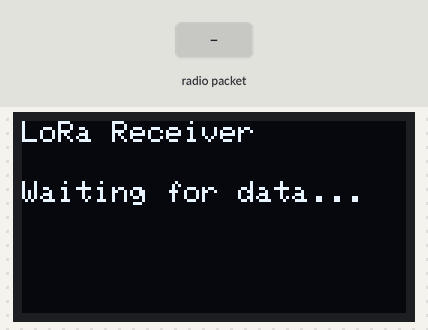
Recording of a sketch running on a simulated Arduino Uno, built with avr-gcc and run on an emulated ATmega328P. Parts: 128×64 one-colour display. The inputs (shaded band) are chosen by the test bench. No radio packets arrive unless stated; what the sketch prints to the serial monitor is not drawn.

Above: at 1.3 s.
1.4 s: radio packet "1" arrives
At 2.6 s:
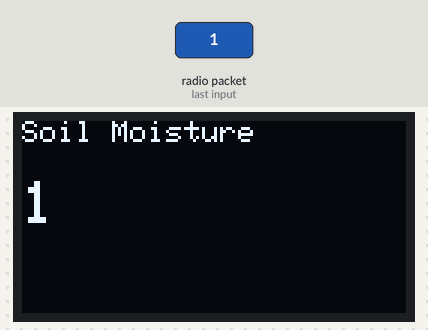
2.9 s: radio packet "0" arrives
At 3.8 s:
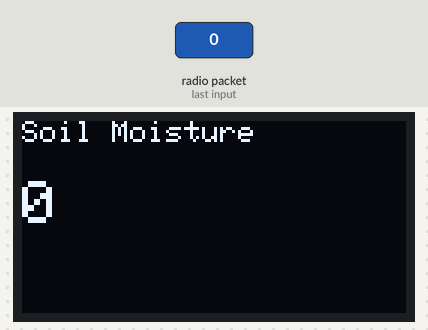
4.4 s: radio packet "2" arrives
At 4.9 s:
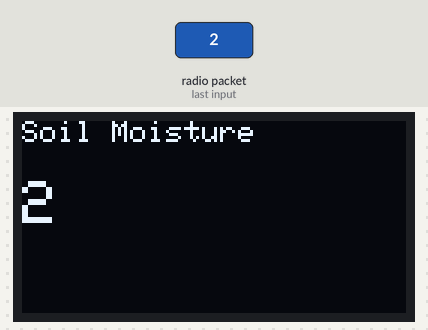
Timing chart, 0 to 7.4 s (numbered marks = the images above; inputs shaded):
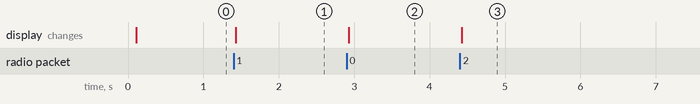

The sketch:

esp8266_lora_receiver_one_soil_moisture.ino
```cpp
#include <SPI.h>
#include <LoRa.h>
#include <Wire.h>
#include <Adafruit_GFX.h>
#include <Adafruit_SSD1306.h>

#define SCREEN_WIDTH 128
#define SCREEN_HEIGHT 64
Adafruit_SSD1306 display(SCREEN_WIDTH, SCREEN_HEIGHT, &Wire, -1);

// LoRa pins
#define NSS 15     // D8
#define RST 16     // D0
#define DIO0 0    // D6 (changed to avoid I2C conflict)

void setup() {
  Serial.begin(115200);

  // Initialize OLED
  if (!display.begin(SSD1306_SWITCHCAPVCC, 0x3C)) {
    Serial.println("SSD1306 allocation failed");
    for (;;);
  }
  display.clearDisplay();
  display.setTextSize(1);
  display.setTextColor(SSD1306_WHITE);
  display.setCursor(0, 0);
  display.println("LoRa Receiver");
  display.display();

  // Initialize LoRa
  LoRa.setPins(NSS, RST, DIO0);
  if (!LoRa.begin(433E6)) {
    display.clearDisplay();
    display.setCursor(0, 0);
    display.println("LoRa init failed!");
    display.display();
    while (1);
  }

  display.setCursor(0, 20);
  display.println("Waiting for data...");
  display.display();
}

void loop() {
  int packetSize = LoRa.parsePacket();
  if (packetSize) {
    String data = "";
    while (LoRa.available()) {
      data += (char)LoRa.read();
    }

    Serial.print("Received Moisture: ");
    Serial.println(data);

    display.clearDisplay();
    display.setTextSize(1);
    display.setCursor(0, 0);
    display.println("Soil Moisture");
    display.setTextSize(2);
    display.setCursor(0, 20);
    display.println(data);
    display.display();
  }
}
```

Measured:
- after the input at 1.4 s, the display: changes at once (image 1)
- after the input at 2.9 s, the display: changes at once (image 2)
- after the input at 4.4 s, the display: changes at once (image 3)
